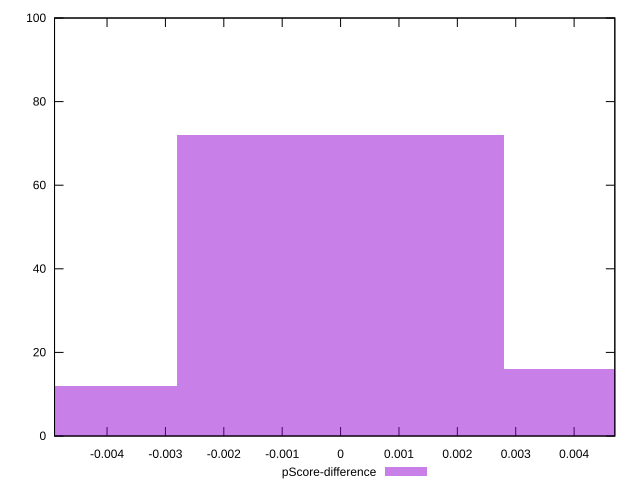

Generate this figure with gnuplot:
reset

$pScoreDifference <<EOF
-0.005594343846727674 12
0 72
0.005594343846727674 16
EOF

set key outside below
set boxwidth 0.005594343846727674
set xrange [-0.004899372420633541:0.004697262054512152]
set yrange [0:100]
set trange [0:100]
set style fill transparent solid 0.5 noborder
set terminal svg size 640, 490 enhanced background rgb 'white'
set output "report/report_00029_2021-02-24T13-36-40.390Z/cumulative-layout-shift/samples/music/pScore-difference/histogram.svg"

plot $pScoreDifference title "pScore-difference" with boxes

reset
